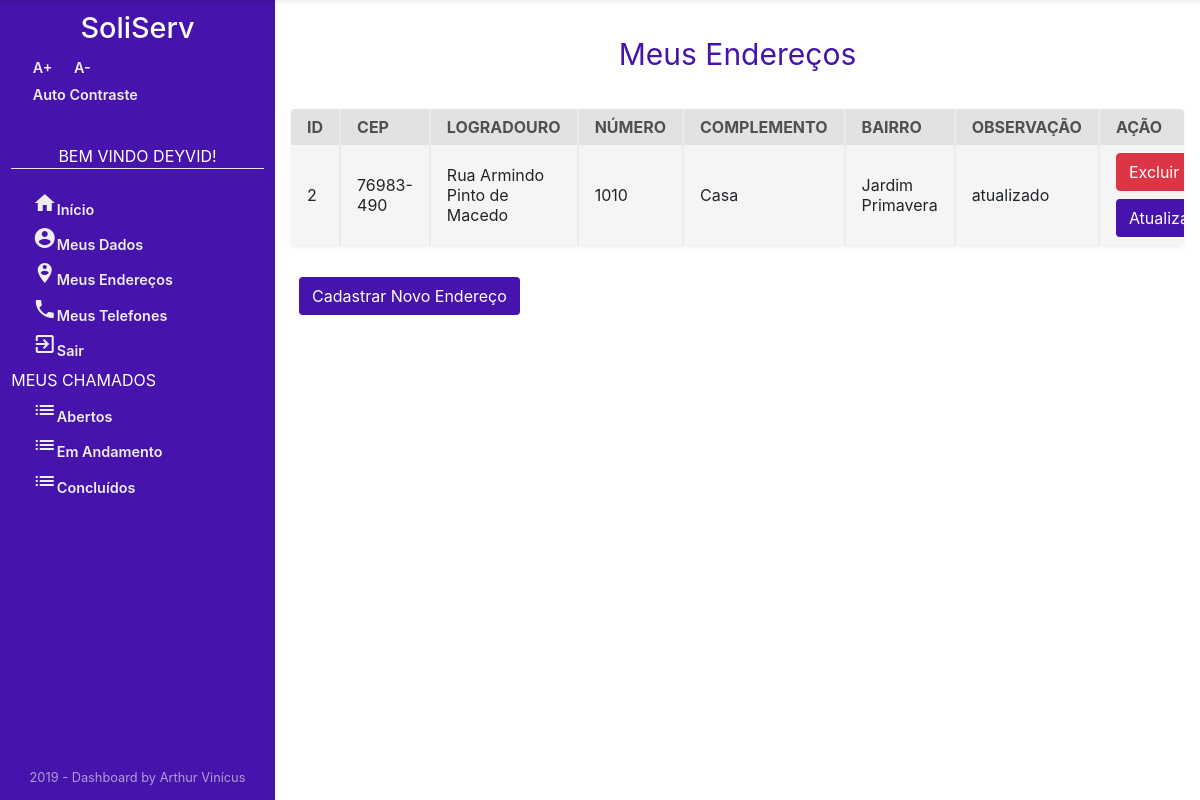
The app's page /Usuario/meusEnderecos/ (signed in), older data.
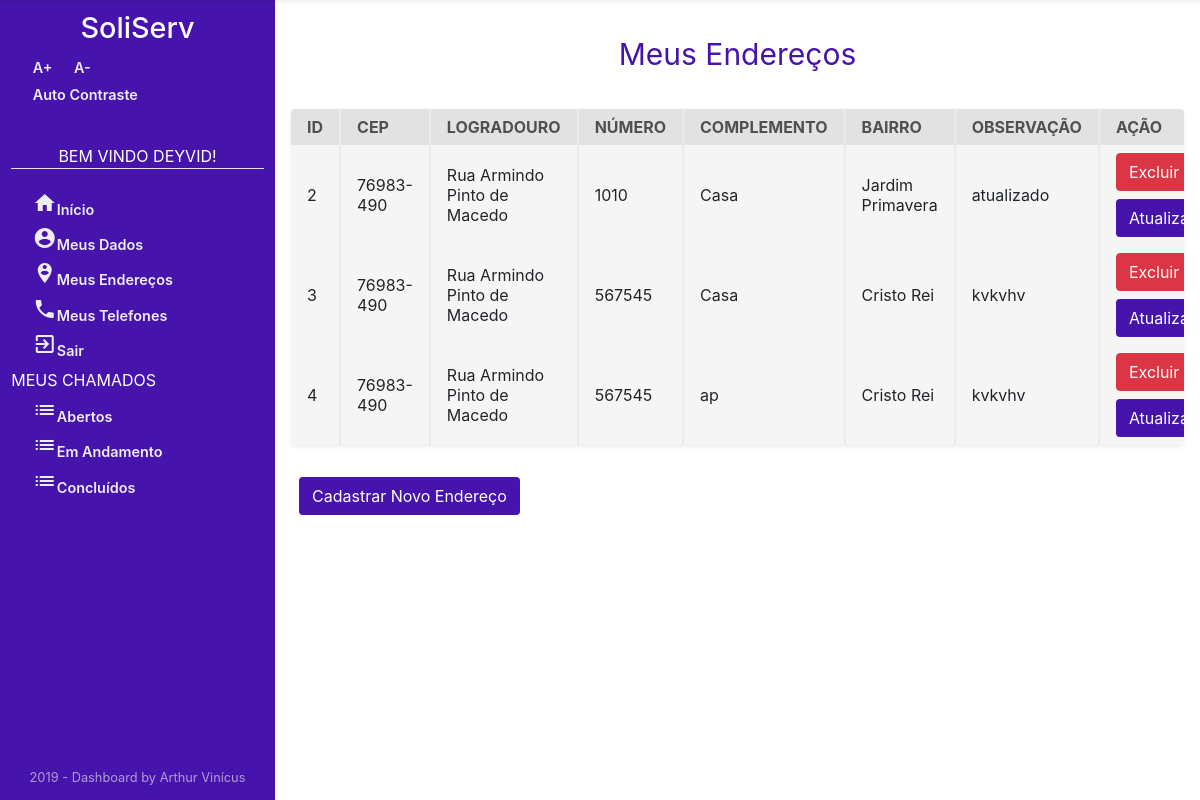
The same page, newer data.
### Usuario/models.py (models this page shows, shortened)
class Endereco(models.Model):
    cep = models.CharField('CEP', max_length=9)
    logradouro = models.CharField('LOGRADOURO', max_length=45)
    enderecoNumero = models.CharField('NÚMERO', max_length=11)
    complemento = models.CharField('COMPLEMENTO', max_length=45)
    bairro = models.CharField('BAIRRO', max_length=45)
    observacao = models.CharField('OBSERVAÇÃO', max_length=45)
    municipio = models.CharField('MUNICIPIO', max_length=45)
    estado = models.CharField('ESTADO', max_length=2)
    idPessoa = models.ForeignKey(
        User, on_delete=models.CASCADE, verbose_name="PESSOA")
    class Meta:
        verbose_name = "Endereco"
        verbose_name_plural = "Endereco"

### Usuario/views.py (the view)
# urls.py: path('meusEnderecos/', views.enderecosList, name='listaEnderecos'),
def enderecosList(request):
    enderecos_list = Endereco.objects.filter(idPessoa_id=request.user.id)
    context = {'enderecos_list': enderecos_list}
    return render(request, 'Usuario/enderecosList.html', context)

### Usuario/templates/Usuario/enderecosList.html (shortened to what this page needs)
{% extends "sistemaDeGestaoDeServicosPublicos/index1.html" %}
{% block centro %}
{% if user.is_authenticated %}
<div class="mt-3 container text-center ">
    <p style="color: #4613ac; font-size: 30px;">Meus Endereços</p>
</div>
<div class="section-2"  >
    <div class="w-100 mt-3 mb-3 table-holder rounded shadow-sm"style="overflow-x: auto;">
        {% if enderecos_list %}
        <table>
            <tr>
                <th>ID</th>
                <th>CEP</th>
                <th>LOGRADOURO</th>
                <th>NÚMERO</th>
                <th>COMPLEMENTO</th>
                <th>BAIRRO</th>
                <th>OBSERVAÇÃO</th>
                <th>AÇÃO</th>
            </tr>
            {% for enderecos in enderecos_list %}
            <tr>
                <td>{{enderecos.id}}</td>
                <td>{{enderecos.cep}}</td>
                <td>{{enderecos.logradouro}}</td>
                <td>{{enderecos.enderecoNumero}}</td>
                <td>{{enderecos.complemento}} </td>
                <td>{{enderecos.bairro}}</td>
                <td>{{enderecos.observacao}}</td>
                <td>
                    <a class="btn btn-danger mb-2" style="color: white;" href="{% url 'endereco_deletar' enderecos.id  %}" title="Excluir Endereco">
                        Excluir</a>
                    <a class="btn" style=" background-color: #4613ac; color: white;" href="{% url 'endereco_atualizar' enderecos.id %}"
                        title="Atualizar Telefone">Atualizar</a>
                </td>
            </tr>
            {% endfor %}
        </table>
    </div>
    <a class="btn ml-2 mb-3 mt-3"  style="background-color: #4613ac; color: white;" href="{% url 'cadastroEndereco' %}"
    title="Cadastrar Endereço">Cadastrar Novo Endereço</a>
</div>
    {% endif %}
    {% endif %}
    {% endblock %}

### templates/sistemaDeGestaoDeServicosPublicos/index1.html (shortened to what this page needs)
<!DOCTYPE html>
<html lang="pt-br">
{% load staticfiles %}
<head>
    <link rel="stylesheet" href="https://stackpath.bootstrapcdn.com/bootstrap/4.3.1/css/bootstrap.min.css"
>
    <link href="https://unpkg.com/material-components-web@latest/dist/material-components-web.min.css" rel="stylesheet">
    <link rel="stylesheet" href="{% static 'css/dashboard-itens.css' %}">
    <link rel="stylesheet" href="{% static 'css/style.css' %}">
    <link rel="stylesheet" href="{% static 'css/zocial.css' %}">
</head>
<body class="acessibilidade" onresize="verificaSide()">
    <main class="main">
        <div class="sidebar shadow-sm" id="sidebar">
            <h1>SoliServ</h1>
            <div class="AcessibilidadeFontes">
                <a onClick="fonte('a');" title="Aumentar Tamanho da Fonte" href="#">A+</a>
                <a onClick="fonte('d');" title="Diminuir Tamanho da Fonte" href="#">A-</a>
            </div>
            {% if user.is_authenticated %}
            <a href="#altocontraste" id="altocontraste" accesskey="3" title="Auto Contraste"
                onclick="window.toggleContrast()" onkeydown="window.toggleContrast()">Auto
                Contraste</a> {% else %}
            <a class="border-bottom" href="#altocontraste" id="altocontraste" accesskey="3" title="Auto Contraste"
                onclick="window.toggleContrast()" onkeydown="window.toggleContrast()">Auto
                Contraste</a> {% endif %} {% if user.is_authenticated %}
            <nav>
                <p class="border-bottom text-center naoMostrarMouse">Bem Vindo {{ user.first_name }}!</p>
                <a href="{% url 'index' %}" title="Página Inicial"><i class="material-icons mt-3">home</i>Início</a>
                <a href="{% url 'meusDados' %}" title="Meus Dados"><i class="material-icons"> account_circle</i>Meus
                    Dados</a>
                <a href="{% url 'listaEnderecos' %}" title="Meus Endereços"><i
                        class="material-icons">person_pin_circle</i>Meus Endereços</a>
                <a href="{% url 'listaTelefones' %}" title="Meus Telefones"><i class="material-icons">phone</i>Meus
                    Telefones</a>
                <a href="{% url 'logout' %}" title="Log-out"><i class="material-icons">exit_to_app</i>Sair</a>
                <p class="naoMostrarMouse">Meus Chamados</p>
                <a href="/" title="Chamados Em Aberto"><i class="material-icons">list</i>Abertos</a>
                <a href="/" title="Chamados Em Andamento "><i class="material-icons">list</i>Em Andamento</a>
                <a href="/" title="Chamados Concluídos"><i class="material-icons">list</i>Concluídos</a>
            </nav>
                {% endif %}
            <p class="credit m-0">2019 - Dashboard by Arthur Vinícus</p>
        </div>
        <body>
            <div class="content d-flex flex-column" id="content">
                <div>
                    {% block centro%}
                     {% endblock %}
                </div>
            </div>
        </body>
    </main>
</body>
</html>

### sistemaDeGestaoDeServicosPublicos/static/css/dashboard-itens.css (style rules this page uses)
.section-2 { display: flex; justify-content: space-between; width: 100%; flex-wrap: wrap; }
.table-holder { width: 59%; background-color: #f5f5f5; }
.table-holder table { width: 100%; }
.table-holder th { background-color: #e2e2e2; padding: .5em 1em; color: #505050; border-left: 2px solid #ebebeb; }
.table-holder th:first-child { border: none; }
.table-holder td { padding: .5em 1em; border-left: 2px solid #ebebeb; }
.table-holder td:first-child { border: none; }

### sistemaDeGestaoDeServicosPublicos/static/css/style.css (style rules this page uses)
:root { --tamanho-sidebar: 275px; --transicao: .5s ease-in; }
* { margin: 0; padding: 0; }
.main { display: flex; justify-content: space-between; position: absolute; top: 0; box-sizing: border-box; transition: var(--transicao); min-height: 100vh; width: 100%; border: 2px; }
.sidebar { position: fixed; width: 100%; max-width: var(--tamanho-sidebar); display: flex; flex-direction: column; box-sizing: border-box; padding: .7em; height: 100vh; transition: var(--transicao); left: 0; z-index: 4; background: #4613ac; color: #fff; }
.sidebar h1 { font-size: 1.8em; align-self: center; }
.sidebar nav { margin-top: 2em; display: flex; flex-direction: column; }
.sidebar p { margin: .2em 0; }
.sidebar a { text-decoration: none; color: #eee; margin: .2em 0; margin-left: 1.5em; font-weight: 600; font-size: .9em; }
.content { display: flex; max-width: calc(100% - var(--tamanho-sidebar)); box-sizing: border-box; width: 100%; position: absolute; right: 0; transition: var(--transicao); padding: 1em; height: 100%; }
.naoMostrarMouse { cursor: pointer; text-transform: uppercase; }
.credit { position: absolute; bottom: 1em; color: #eeeeeea2; font-size: .8em; align-self: center; }
.AcessibilidadeFontes { display: flex; flex-direction: row; }

Row changes from the older to the newer data that the page shows:
added Endereco: id "3", cep "76983-490", logradouro "Rua Armindo Pinto de Macedo", enderecoNumero "567545", complemento "Casa", bairro "Cristo Rei", observacao "kvkvhv"
added Endereco: id "4", cep "76983-490", logradouro "Rua Armindo Pinto de Macedo", enderecoNumero "567545", complemento "ap", bairro "Cristo Rei", observacao "kvkvhv"
